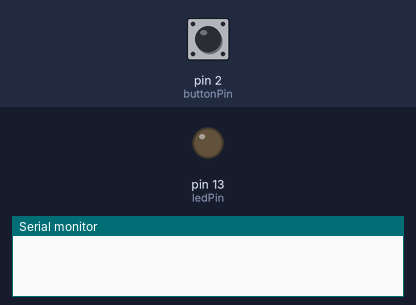
Recording of a sketch running on a simulated Arduino Uno, built with avr-gcc and run on an emulated ATmega328P. Parts: output pins drawn as LEDs (lit = HIGH), the last lines printed to the serial monitor. The test bench sets the inputs (shaded band); at power-on: pin 2 (buttonPin) LOW.

Above: at 1.2 s.
1.3 s: pin 2 (buttonPin) pulled HIGH for 0.15 s
At 1.7 s:
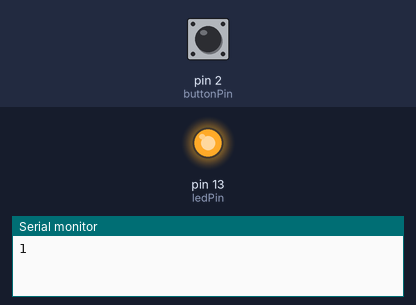
2.9 s: pin 2 (buttonPin) pulled HIGH for 1 s
At 4.1 s:
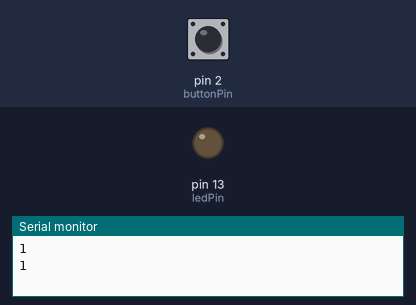
5.4 s: pin 2 (buttonPin) pulled HIGH for 3.2 s
At 6.0 s:
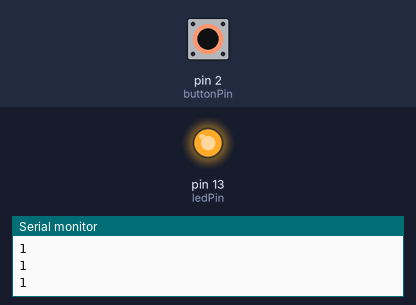
Timing chart, 0 to 8.4 s (numbered marks = the images above; inputs shaded):
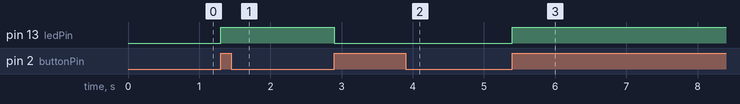

The sketch:

sketch_oct20b.ino
```cpp
const int buttonPin = 2;
const int ledPin = 13;

int prevState = LOW;
int buttonState = LOW;
int ledState = LOW;

void setup() {
  Serial.begin(9600);
  pinMode(ledPin, OUTPUT);
  pinMode(buttonPin, INPUT);
}

void loop() {
  buttonState = digitalRead(buttonPin);

  if (buttonState == HIGH && prevState == LOW) {
    if (ledState == HIGH) {
      digitalWrite(ledPin, LOW);
      ledState = LOW;
    } else {
      digitalWrite(ledPin, HIGH);
      ledState = HIGH;
    }

    Serial.println("1");
  }
  prevState = buttonState;
}
```

Measured:
- after the input at 1.3 s, pin 13 (ledPin): LOW → HIGH at once
- after the input at 2.9 s, pin 13 (ledPin): HIGH → LOW at once
- after the input at 5.4 s, pin 13 (ledPin): LOW → HIGH at once
